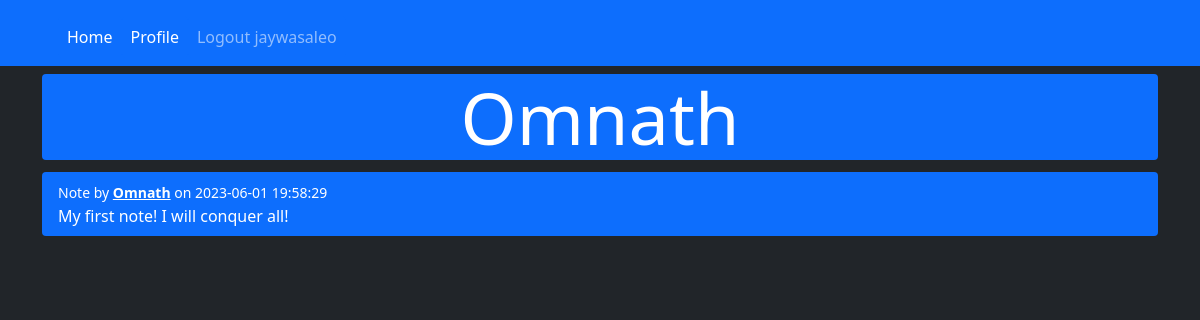
The app's page /u/Omnath (signed in) with its own data.
### website/models.py (models this page shows)
class User(db.Model, UserMixin):
    id = db.Column(db.Integer, primary_key = True)
    email = db.Column(db.String(150), unique = True)
    password = db.Column(db.String(150))
    username = db.Column(db.String(50))
    notes = db.relationship('Note')

class Note(db.Model):
    id = db.Column(db.Integer, primary_key = True)
    data = db.Column(db.String(10000))
    date = db.Column(db.DateTime(timezone = True), default = func.now())
    user_id = db.Column(db.Integer, db.ForeignKey('user.id'))

### website/views.py (the view, shortened to what this page needs)
@views.route('u/<username>', methods=['GET', 'POST'])
@login_required
def user(username):
    user = User.query.filter_by(username=username).first_or_404()
    all_notes = Note.query.all()
    all_users = User.query.all()
    return render_template("user.html", current_user=current_user, user=user, notelist=all_notes, userlist=all_users)

### website/__init__.py (called while the page is built)
def create_app():
    app = Flask(__name__)
    app.config['SECRET_KEY'] = 'asddfgghjhjk'
    app.config['SQLALCHEMY_DATABASE_URI'] = f'sqlite:///{DB_NAME}'
    db.init_app(app)
    from .views import views
    from .auth import auth
    app.register_blueprint(views, url_prefix='/')
    app.register_blueprint(auth, url_prefix='/')
    from .models import User, Note
    with app.app_context():
        db.create_all()
    login_manager = LoginManager()
    login_manager.login_view = 'auth.login'
    login_manager.init_app(app)
    @login_manager.user_loader
    def load_user(id):
        return User.query.get(int(id))
    return app

### website/templates/user.html (shortened to what this page needs)
{% extends "base.html" %}
{% block content%}
<h1 class="display-2 text-center bg-primary rounded">
    {{ user.username }}
</h1>
<ul class="list-group list-group-flush" id="notes">
    {% for note in user.notes %}
        <li class="list-group-item my-1 rounded bg-primary text-white">
            <small>Note by <b><a class="text-white" href="{{ url_for('views.user', username=user.username) }}">{{user.username}}</a></b> on {{note.date}}</small>
            <br />
            {{ note.data }}
        </li>
    {% endfor %}
</ul>
{% endblock %}

### website/templates/base.html (shortened to what this page needs)
<!DOCTYPE html>
<html lang="en">
<head>
    <link href="https://cdn.jsdelivr.net/npm/bootstrap@5.0.2/dist/css/bootstrap.min.css" rel="stylesheet">
</head>
<body class="bg-dark text-white">
    <nav class="navbar navbar-expand-md navbar-dark bg-primary">
        <div class="container-xl">
            <div class="ms-3 mt-2 collapse navbar-collapse" id="main-nav">
                <ul class="navbar-nav">
                    {% if user.is_authenticated %}
                    <li class="nav-item"><a class="btn btn-primary nav-link text-white" id="home" href="/">Home</a></li>
                    <li class="nav-item"><a class="btn btn-primary nav-link text-white" id="user" href="{{ url_for('views.user', username=current_user.username) }}">Profile</a></li>
                    <li class="nav-item"><a class="btn btn-primary nav-link" id="logout" href="/logout">Logout {{current_user.username}}</a></li>
                    {% else %}
                    <li class="nav-item"><a class="btn btn-primary nav-link" id="login" href="login">Login</a></li>
                    <li class="nav-item"><a class="btn btn-primary nav-link" id="signup" href="signup">Sign Up</a></li>
                    {% endif %}
                </ul>
            </div>
        </div>
    </nav>
    <div class="container mt-2">
        {% block content %}
        {% endblock %}
    </div>
</body>
</html>

### records on screen
User: username "jaywasaleo"
User: username "Omnath"
Note: date "2023-06-01 19:58:29", data "My first note! I will conquer all!"
